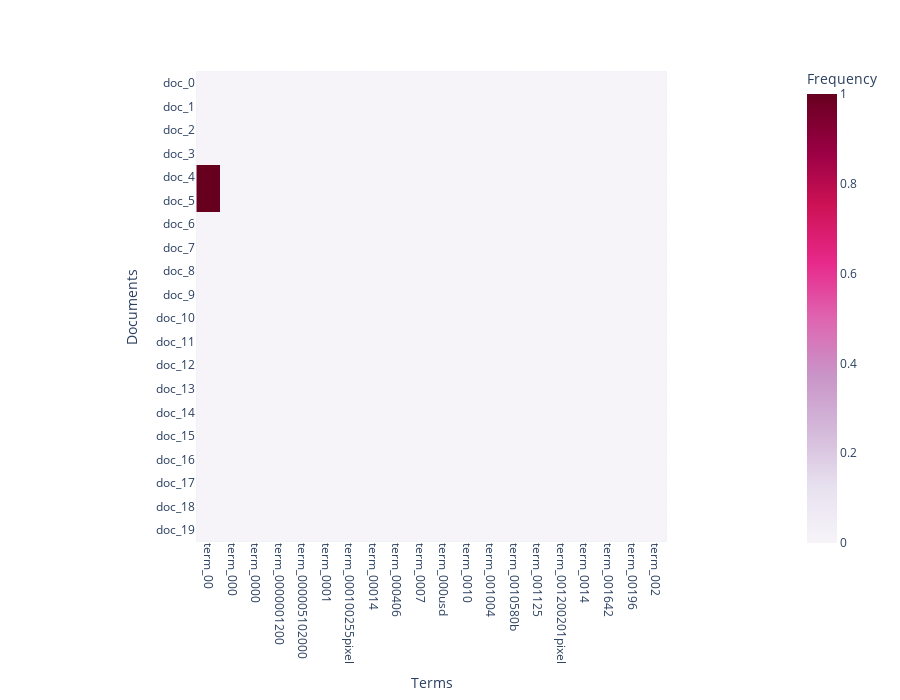

Notebook cell for this chart:
### Markdown cell above
### >>> **Exercise 12 (take home):**
If you want a nicer interactive visualization here, I would encourage you try to install and use plotly to achieve this.

### Code cell
# Answer here
import plotly.express as px

df_todraw = pd.DataFrame(plot_z, columns=plot_x, index=plot_y)

fig = px.imshow(df_todraw,
                color_continuous_scale="PuRd",
                labels=dict(x="Terms", y="Documents", color="Frequency"))

fig.update_layout(width=900, height=700)
fig.update_xaxes(tickangle=90)
fig.show()

### Figure 1 — Plotly figure (JSON) as saved in the notebook; plotly's stock layout.template omitted (floating-point values rounded to 4 significant figures; data arrays with more than 128 entries replaced by an {"elided": "..."} marker saying what was removed)
{"data": [{"coloraxis": "coloraxis", "hovertemplate": "Terms: %{x}<br>Documents: %{y}<br>Frequency: %{z}<extra></extra>", "name": "0", "type": "heatmap", "x": ["term_00", "term_000", "term_0000", "term_0000001200", "term_000005102000", "term_0001", "term_000100255pixel", "term_00014", "term_000406", "term_0007", "term_000usd", "term_0010", "term_001004", "term_0010580b", "term_001125", "term_001200201pixel", "term_0014", "term_001642", "term_00196", "term_002"], "xaxis": "x", "y": ["doc_0", "doc_1", "doc_2", "doc_3", "doc_4", "doc_5", "doc_6", "doc_7", "doc_8", "doc_9", "doc_10", "doc_11", "doc_12", "doc_13", "doc_14", "doc_15", "doc_16", "doc_17", "doc_18", "doc_19"], "yaxis": "y", "z": {"elided": "20x20 int values"}}], "layout": {"coloraxis": {"colorbar": {"title": {"text": "Frequency"}}, "colorscale": [[0, "rgb(247,244,249)"], [0.125, "rgb(231,225,239)"], [0.25, "rgb(212,185,218)"], [0.375, "rgb(201,148,199)"], [0.5, "rgb(223,101,176)"], [0.625, "rgb(231,41,138)"], [0.75, "rgb(206,18,86)"], [0.875, "rgb(152,0,67)"], [1, "rgb(103,0,31)"]]}, "height": 700, "margin": {"t": 60}, "width": 900, "xaxis": {"anchor": "y", "autorange": true, "constrain": "domain", "domain": [0.1655, 0.8345], "range": [-0.5, 19.5], "scaleanchor": "y", "tickangle": 90, "title": {"text": "Terms"}, "type": "category"}, "yaxis": {"anchor": "x", "autorange": true, "constrain": "domain", "domain": [0, 1], "range": [19.5, -0.5], "title": {"text": "Documents"}, "type": "category"}}}
